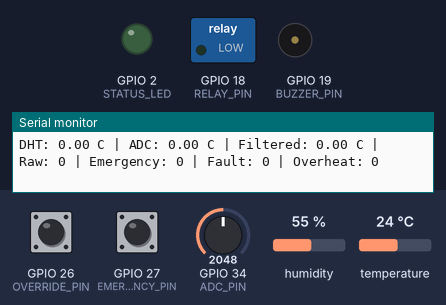
Recording of a sketch running on a simulated ESP32. On the bench: switched loads named in the sketch (green lamp = pin HIGH), output pins drawn as LEDs (lit = HIGH), buzzer (waves = sounding, pin HIGH), the last lines printed to the serial monitor. The inputs (shaded band) are chosen by the test bench; at power-on: GPIO 34 (ADC_PIN) = 2048, GPIO 26 (OVERRIDE_PIN) HIGH, GPIO 27 (EMERGENCY_PIN) HIGH, humidity 55 %, temperature 24 °C (analog values on the 0–4095 scale).

Above: at 1.8 s.
1.9 s: GPIO 34 (ADC_PIN) set to 2116
At 4.4 s:
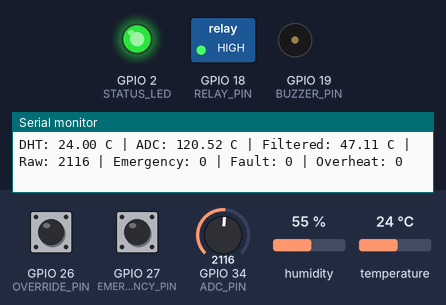
7.0 s: GPIO 34 (ADC_PIN) set to 2210
At 7.25 s:
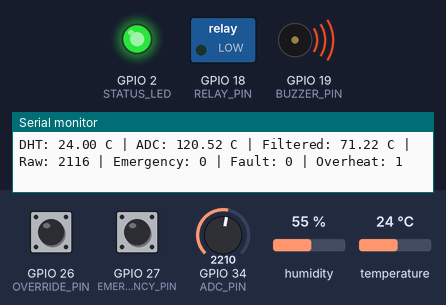
At 8.7 s:
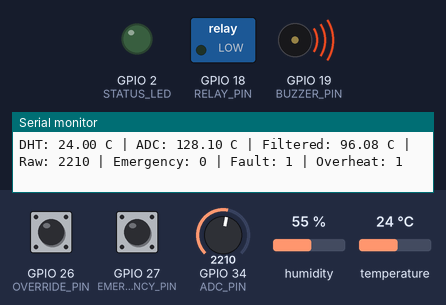
Timing chart, 0 to 10.2 s (numbered marks = the images above; inputs shaded):
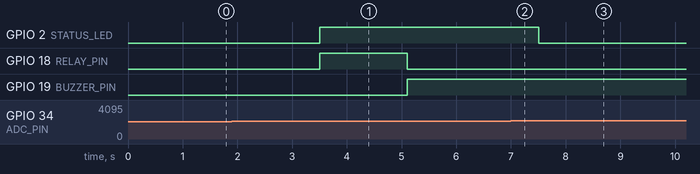

Measured:
- the behaviour switches between 2171 and 2172 on GPIO 34 (ADC_PIN) (found by bisection; images 1 and 2)
- after the input at 7.0 s, GPIO 2 (STATUS_LED): HIGH → LOW after 0.51 s

The sketch:

sketch.ino
```cpp
#include <Arduino.h>
#include <DHT.h>
#include "freertos/FreeRTOS.h"
#include "freertos/task.h"
#include "freertos/semphr.h"

#define DHT_PIN 4
#define DHT_TYPE DHT22

#define RELAY_PIN 18
#define BUZZER_PIN 19
#define STATUS_LED 2

#define EMERGENCY_PIN 27
#define OVERRIDE_PIN 26

#define ADC_PIN 34

#define TEMP_WARNING 40.0f
#define TEMP_CRITICAL 60.0f

#define FILTER_SIZE 10

DHT dht(DHT_PIN, DHT_TYPE);

SemaphoreHandle_t xSystemMutex;

volatile bool emergencyFlag = false;
volatile bool overrideFlag = false;

volatile uint32_t lastEmergencyInterrupt = 0;
volatile uint32_t lastOverrideInterrupt = 0;

typedef struct
{
    float dhtTemperature;
    float adcTemperature;
    float filteredTemperature;

    uint16_t adcRaw;

    bool emergencyStop;
    bool relayEnabled;
    bool sensorFault;
    bool overheat;
    bool warning;

} SystemData_t;

SystemData_t gSystemData;

void SensorTask(void *pvParameters);
void ControlTask(void *pvParameters);
void SafetyTask(void *pvParameters);
void LoggingTask(void *pvParameters);

void IRAM_ATTR emergencyISR(void);
void IRAM_ATTR overrideISR(void);

float movingAverage(float sample);
float readADCTemperature(void);

float movingAverage(float sample)
{
    static float buffer[FILTER_SIZE] = {0};
    static int index = 0;
    static float sum = 0;

    sum -= buffer[index];
    buffer[index] = sample;
    sum += sample;

    index = (index + 1) % FILTER_SIZE;

    return sum / FILTER_SIZE;
}

float readADCTemperature(void)
{
    uint16_t adcRaw = analogRead(ADC_PIN);

    float voltage = (adcRaw / 4095.0f) * 3.3f;

    float temperature = (voltage - 0.5f) * 100.0f;

    if (xSemaphoreTake(xSystemMutex, pdMS_TO_TICKS(50)))
    {
        gSystemData.adcRaw = adcRaw;
        xSemaphoreGive(xSystemMutex);
    }

    return temperature;
}

void IRAM_ATTR emergencyISR(void)
{
    uint32_t currentTime = millis();

    if ((currentTime - lastEmergencyInterrupt) > 200)
    {
        emergencyFlag = true;
        lastEmergencyInterrupt = currentTime;
    }
}

void IRAM_ATTR overrideISR(void)
{
    uint32_t currentTime = millis();

    if ((currentTime - lastOverrideInterrupt) > 200)
    {
        overrideFlag = true;
        lastOverrideInterrupt = currentTime;
    }
}

void SensorTask(void *pvParameters)
{
    dht.begin();

    while (1)
    {
        float dhtTemp = dht.readTemperature();
        float adcTemp = readADCTemperature();

        float filtered = movingAverage(adcTemp);

        bool fault = false;

        if (isnan(dhtTemp))
        {
            fault = true;
        }

        if (adcTemp < -40 || adcTemp > 125)
        {
            fault = true;
        }

        if (xSemaphoreTake(xSystemMutex, pdMS_TO_TICKS(50)))
        {
            gSystemData.dhtTemperature = dhtTemp;
            gSystemData.adcTemperature = adcTemp;
            gSystemData.filteredTemperature = filtered;
            gSystemData.sensorFault = fault;

            xSemaphoreGive(xSystemMutex);
        }

        vTaskDelay(pdMS_TO_TICKS(1000));
    }
}

void ControlTask(void *pvParameters)
{
    while (1)
    {
        float temp;
        bool emergency;
        bool fault;

        if (xSemaphoreTake(xSystemMutex, pdMS_TO_TICKS(50)))
        {
            temp = gSystemData.filteredTemperature;
            emergency = gSystemData.emergencyStop;
            fault = gSystemData.sensorFault;

            xSemaphoreGive(xSystemMutex);
        }

        if (emergency || fault)
        {
            digitalWrite(RELAY_PIN, LOW);
            digitalWrite(STATUS_LED, LOW);
        }
        else
        {
            if (temp > TEMP_WARNING)
            {
                digitalWrite(RELAY_PIN, HIGH);
                digitalWrite(STATUS_LED, HIGH);
            }
            else
            {
                digitalWrite(RELAY_PIN, LOW);
                digitalWrite(STATUS_LED, LOW);
            }
        }

        vTaskDelay(pdMS_TO_TICKS(500));
    }
}

void SafetyTask(void *pvParameters)
{
    while (1)
    {
        if (emergencyFlag)
        {
            if (xSemaphoreTake(xSystemMutex, pdMS_TO_TICKS(50)))
            {
                gSystemData.emergencyStop = true;
                xSemaphoreGive(xSystemMutex);
            }

            digitalWrite(RELAY_PIN, LOW);
            digitalWrite(BUZZER_PIN, HIGH);

            emergencyFlag = false;
        }

        if (overrideFlag)
        {
            if (xSemaphoreTake(xSystemMutex, pdMS_TO_TICKS(50)))
            {
                gSystemData.emergencyStop = false;
                gSystemData.sensorFault = false;
                gSystemData.overheat = false;

                xSemaphoreGive(xSystemMutex);
            }

            digitalWrite(BUZZER_PIN, LOW);

            overrideFlag = false;
        }

        if (xSemaphoreTake(xSystemMutex, pdMS_TO_TICKS(50)))
        {
            if (gSystemData.filteredTemperature > TEMP_CRITICAL)
            {
                gSystemData.overheat = true;
            }

            if (gSystemData.overheat)
            {
                digitalWrite(RELAY_PIN, LOW);
                digitalWrite(BUZZER_PIN, HIGH);
            }

            xSemaphoreGive(xSystemMutex);
        }

        vTaskDelay(pdMS_TO_TICKS(100));
    }
}

void LoggingTask(void *pvParameters)
{
    while (1)
    {
        if (xSemaphoreTake(xSystemMutex, pdMS_TO_TICKS(50)))
        {
            Serial.printf(
                "DHT: %.2f C | ADC: %.2f C | Filtered: %.2f C | Raw: %d | Emergency: %d | Fault: %d | Overheat: %d\n",
                gSystemData.dhtTemperature,
                gSystemData.adcTemperature,
                gSystemData.filteredTemperature,
                gSystemData.adcRaw,
                gSystemData.emergencyStop,
                gSystemData.sensorFault,
                gSystemData.overheat
            );

            xSemaphoreGive(xSystemMutex);
        }

        vTaskDelay(pdMS_TO_TICKS(2000));
    }
}

void setup()
{
    Serial.begin(115200);

    pinMode(RELAY_PIN, OUTPUT);
    pinMode(BUZZER_PIN, OUTPUT);
    pinMode(STATUS_LED, OUTPUT);

    pinMode(EMERGENCY_PIN, INPUT_PULLUP);
    pinMode(OVERRIDE_PIN, INPUT_PULLUP);

    pinMode(ADC_PIN, INPUT);

    digitalWrite(RELAY_PIN, LOW);
    digitalWrite(BUZZER_PIN, LOW);

    analogReadResolution(12);

    xSystemMutex = xSemaphoreCreateMutex();

    attachInterrupt(
        digitalPinToInterrupt(EMERGENCY_PIN),
        emergencyISR,
        FALLING
    );

    attachInterrupt(
        digitalPinToInterrupt(OVERRIDE_PIN),
        overrideISR,
        FALLING
    );

    xTaskCreatePinnedToCore(
        SensorTask,
        "SensorTask",
        4096,
        NULL,
        4,
        NULL,
        1
    );

    xTaskCreatePinnedToCore(
        ControlTask,
        "ControlTask",
        4096,
        NULL,
        3,
        NULL,
        1
    );

    xTaskCreatePinnedToCore(
        SafetyTask,
        "SafetyTask",
        4096,
        NULL,
        5,
        NULL,
        1
    );

    xTaskCreatePinnedToCore(
        LoggingTask,
        "LoggingTask",
        4096,
        NULL,
        2,
        NULL,
        1
    );
}

void loop()
{
}
```
